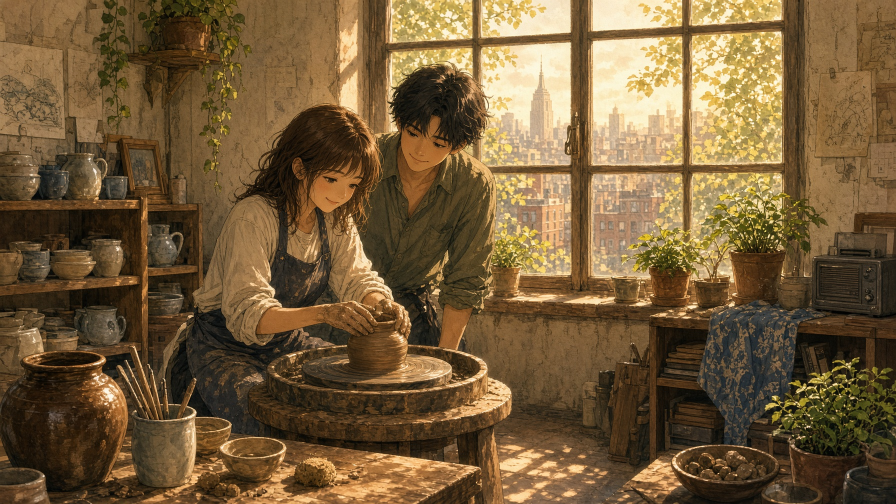
#> input picture jobs/ghost-movie-slideshow/images/scene_01.jpg, 1792 x 1008 px (shown at 1/2 size)
$ python dense_sfs2.py ../../jobs/ghost-movie-slideshow/images/scene_01.jpg ../../jobs/ghost-movie-slideshow/images/scene_02.jpg
#> lines starting #> are read from the running program, lines starting #| are printed output that depends on the picture; after the words box and inside, x2 and y2 are one past the last pixel; in counts of white or black regions, pixels touching at a corner belong together
"""Dense SfS v2 (a_4257): infer THROUGH speculars, not just mask.
 (1) normal inpainting: fill masked specular holes by harmonic/Poisson interpolation of
     surrounding valid normals (smooth car surface = well-posed boundary fill).
 (2) highlight-as-curvature cue: a specular streak's elongation encodes curvature —
     thin/long = low curvature along its axis; tight/round = high curvature. add as prior.
Validate RMSE vs GLB hood GT, compare to 0.41 baseline.

usage: python3 dense_sfs2.py <ref.jpg> <out_prefix> [x0 y0 x1 y1]
"""
import sys, json
import numpy as np
from PIL import Image

path, prefix = sys.argv[1], sys.argv[2]
hx0, hy0, hx1, hy1 = (float(a) for a in (sys.argv[3:7] if len(sys.argv) >= 7
                                         else (0.22, 0.55, 0.80, 0.75)))
im = Image.open(path).convert("RGB")
#> im is the input picture: PIL image 1792x1008 RGB; mean R, G, B 116.4, 92, 57.7
W, H = im.size
#> W = 1792; H = 1008
crop = im.crop((int(hx0*W), int(hy0*H), int(hx1*W), int(hy1*H)))
cw, ch = crop.size
#> cw = 1039; ch = 202
rgb = np.asarray(crop, float) / 255.0
lum = rgb @ [0.299, 0.587, 0.114]

mx = rgb.max(2); mn = rgb.min(2); sat = (mx-mn)/(mx+1e-6)
bright = lum > 0.90
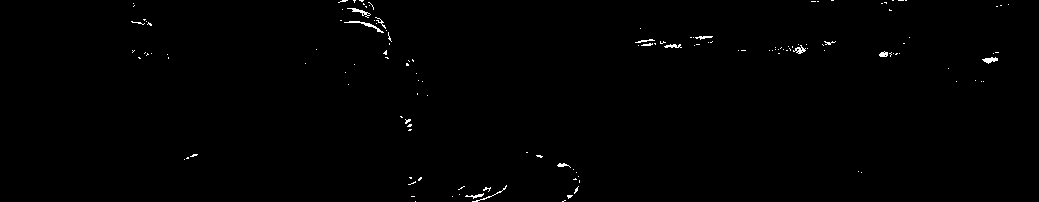
#> bright: shape (202, 1039) bool; 0.52% white in thin lines or dots, all inside (x1, y1, x2, y2) = (131, 0, 1009, 202)
colored = sat > 0.22
#> colored: shape (202, 1039) bool; 96% white; 298 black regions (259 under 20 px), largest, box (x1, y1, x2, y2) and area: (0, 65, 110, 142) 2790, (1009, 130, 1039, 202) 960, (108, 137, 164, 173) 609
mask_bad = bright | colored
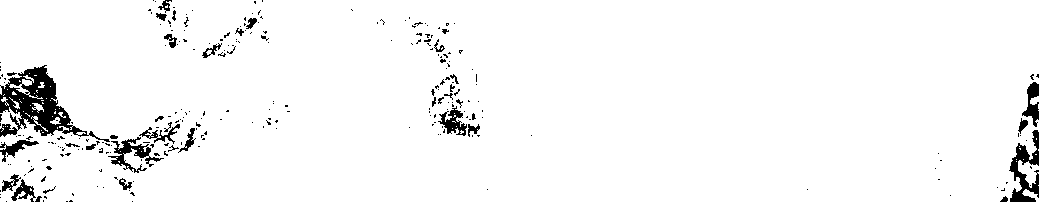
#> mask_bad: shape (202, 1039) bool; 96.1% white; 266 black regions (228 under 20 px), largest, box (x1, y1, x2, y2) and area: (0, 65, 110, 142) 2790, (1009, 130, 1039, 202) 960, (108, 137, 164, 173) 609

# ---------- (1) normal inpainting via harmonic (Laplace) solve ----------
gy, gx = np.gradient(lum)
s = 0.15
nx0, ny0, nz0 = -gx, -gy, np.full_like(lum, s)
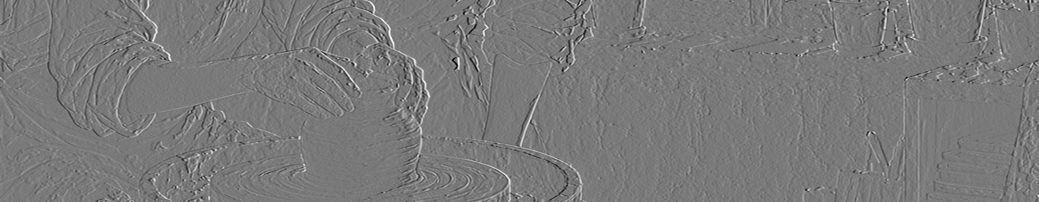
#> nx0: shape (202, 1039) float64; min -0.365, max 0.396, mean -6.24e-05; drawn with min black and max white
#> nz0: shape (202, 1039) float64; every value is 0.15
def harmonic_inpaint(field, bad, iters=400):
#> called with iters = 400
    a = field.copy()
    valid = ~bad
    a[bad] = np.mean(field[valid]) if valid.any() else 0.0
    for _ in range(iters):
        up=np.roll(a,1,0); dn=np.roll(a,-1,0); lf=np.roll(a,1,1); rt=np.roll(a,-1,1)
        lap=(up+dn+lf+rt)/4.0
        a[bad]=lap[bad]              # Dirichlet on valid, harmonic in holes
    return a
nx = harmonic_inpaint(nx0, mask_bad)
ny = harmonic_inpaint(ny0, mask_bad)
#> call 2 of harmonic_inpaint, with iters = 400
#> in harmonic_inpaint (call 2), `a[bad] = np.mean(field[valid]) if valid.any() else 0.0`:
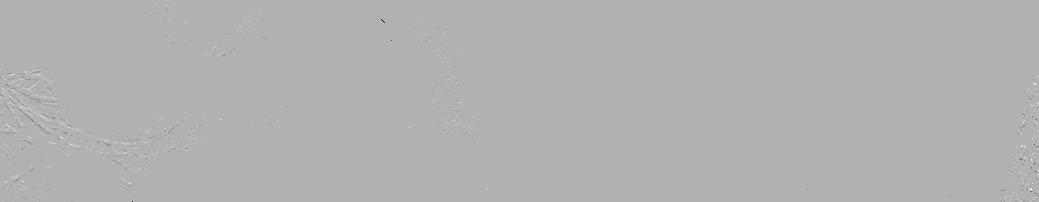
#> a: shape (202, 1039) float64; min -0.294, max 0.127, mean -0.000616; drawn with min black and max white
nz = np.full_like(lum, s)

# ---------- (2) highlight-curvature cue ----------
# find specular blobs, measure elongation (eigenratio of blob covariance) -> curvature prior.
from collections import deque
def blobs(mask):
    seen=np.zeros_like(mask,bool); out=[]
    ys,xs=np.where(mask)
    idx={}
    for y,x in zip(ys,xs): idx[(y,x)]=True
    for y,x in zip(ys,xs):
        if seen[y,x]: continue
        q=deque([(y,x)]); seen[y,x]=True; comp=[]
        while q:
            cy,cx=q.popleft(); comp.append((cy,cx))
            for dy,dx in ((1,0),(-1,0),(0,1),(0,-1)):
                ny_,nx_=cy+dy,cx+dx
                if 0<=ny_<ch and 0<=nx_<cw and mask[ny_,nx_] and not seen[ny_,nx_]:
                    seen[ny_,nx_]=True; q.append((ny_,nx_))
        if len(comp)>30: out.append(np.array(comp))
    return out
cue = 0.0; ncue = 0
for c in blobs(bright):
    p = c - c.mean(0)
    if len(p) < 5: continue
    cov = np.cov(p.T)
    ev = np.linalg.eigvalsh(cov)
    if ev[0] < 1e-6: continue
    elong = ev[1]/ev[0]          # >1 elongated=low curvature; ~1 round=high curvature
    cue += 1.0/elong; ncue += 1  # avg local curvature proxy
#> this loop made 10 passes
#> (cov, ev, elong, cue) on passes 1 to 10: ([[3.7, 7.94], [7.94, 26.97]], [1.25, 29.43], 23.61, 0.0424), ([[10.98, 30.79], [30.79, 109.2]], [2.13, 118.1], 55.52, 0.0604), ([[0.637, -1.58], [-1.58, 22.3]], [0.523, 22.41], 42.87, 0.0837), ([[0.883, -4.1], [-4.1, 29.07]], [0.298, 29.65], 99.62, 0.0937), ([[0.94, -1], [-1, 21.21]], [0.891, 21.26], 23.87, 0.136), ([[4.09, -0.0697], [-0.0697, 6.93]], [4.09, 6.93], 1.69, 0.726), ([[1.83, -0.498], [-0.498, 5.95]], [1.78, 6.01], 3.39, 1.02), ([[1.96, -1.39], [-1.39, 16.09]], [1.82, 16.23], 8.89, 1.13), ([[0.903, -0.226], [-0.226, 8.47]], [0.896, 8.48], 9.46, 1.24), ([[1.06, -2.41], [-2.41, 26.45]], [0.829, 26.67], 32.16, 1.27)
#> after the loop, cue = 1.27; ncue = 10
cue = cue/ncue if ncue else 0.0
#> cue = 0.127

# ---------- integrate (Frankot-Chellappa) ----------
p = -nx/(nz+1e-6); q = -ny/(nz+1e-6)
#> after `q = -ny / (nz + 1e-06)`:
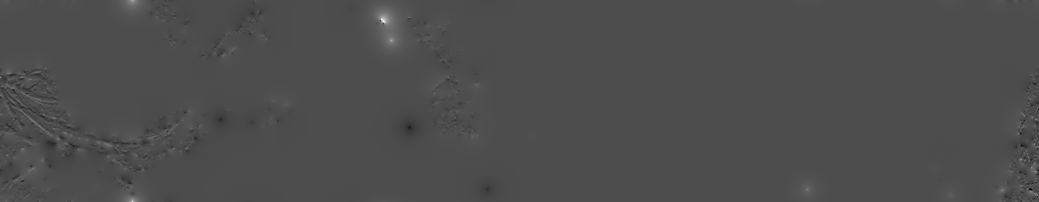
#> q: shape (202, 1039) float64; min -0.844, max 1.96, mean 0.00761; drawn with min black and max white
fy=np.fft.fftfreq(ch)[:,None]; fx=np.fft.fftfreq(cw)[None,:]
den=(2j*np.pi*fx)**2+(2j*np.pi*fy)**2; den[0,0]=1
Z=np.fft.ifft2((np.fft.fft2(p)*(2j*np.pi*fx)+np.fft.fft2(q)*(2j*np.pi*fy))/den).real
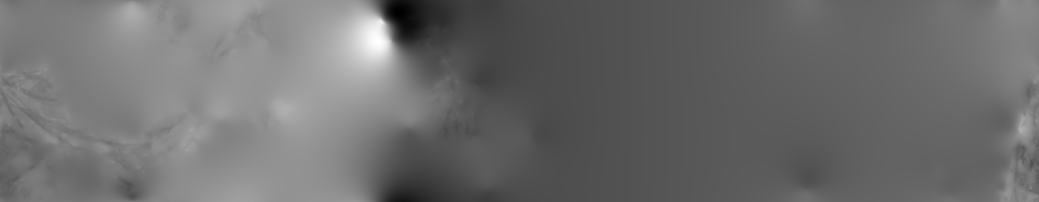
#> Z: shape (202, 1039) float64; min -4.13, max 5.47, mean 6.5e-18; drawn with min black and max white
Z-=Z.min(); Zm=Z/(Z.max()+1e-6)*0.12

# ---------- validate ----------
report={"crop_px":[cw,ch],"masked_frac":round(float(mask_bad.mean()),3),
        "highlight_curv_cue":round(float(cue),3),"n_highlight_blobs":ncue,
        "height_crown_m":round(float(Zm.max()),4),"baseline_rmse":0.41}
#> report = {'crop_px': [1039, 202], 'masked_frac': 0.961, 'highlight_curv_cue': 0.127, 'n_highlight_blobs': 10, 'height_crown_m': 0.12, 'baseline_rmse': 0.41}
try:
    gt=json.load(open("kong3d/refs/glb_hood_section.json"))
    prof=Zm[:,cw//2]; prof=prof/(prof.max()+1e-6)
    g=np.array(gt["centerline_norm"]); g=np.interp(np.linspace(0,1,len(prof)),np.linspace(0,1,len(g)),g)
    report["gt_rmse_norm"]=round(float(np.sqrt(np.mean((prof-g)**2))),4)
    report["improved"]=report["gt_rmse_norm"]<0.41
except Exception as e: report["gt_err"]=str(e)

Image.fromarray(((np.stack([nx,ny,nz],2)*0.5+0.5)*255).clip(0,255).astype(np.uint8)).save(f"{prefix}_normals.png")
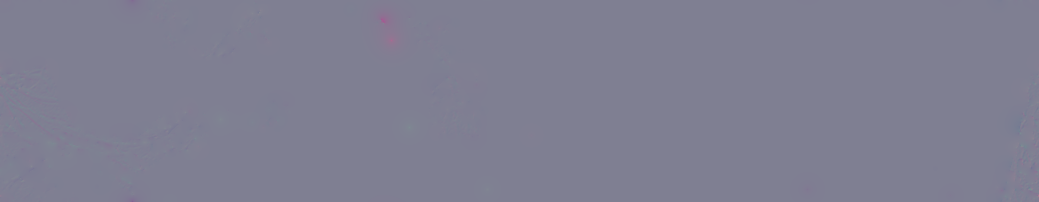
#> saved as scene_02.jpg_normals.png: PIL image 1039x202 RGB; mean R, G, B 127.1, 126.9, 146
Image.fromarray((Zm/Zm.max()*255).astype(np.uint8)).save(f"{prefix}_height.png")
json.dump({"report":report},open(f"{prefix}.json","w"),indent=1)
print("REPORT",json.dumps(report))
#> (printed output is left out)

$ run again, on jobs/ghost-movie-slideshow/images/scene_03.jpg
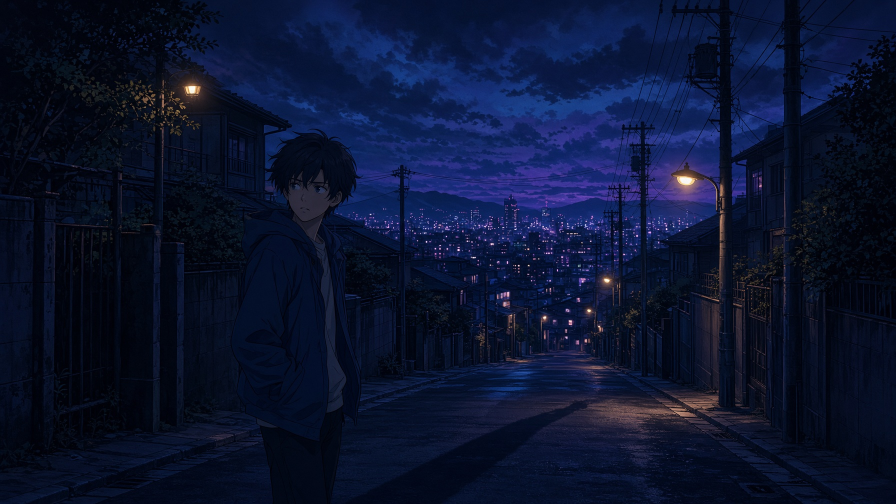
#> input picture jobs/ghost-movie-slideshow/images/scene_03.jpg, 1792 x 1008 px (shown at 1/2 size)
#> im is the input picture: PIL image 1792x1008 RGB; mean R, G, B 11, 19.6, 47.8
#> `bright = lum > 0.90`:
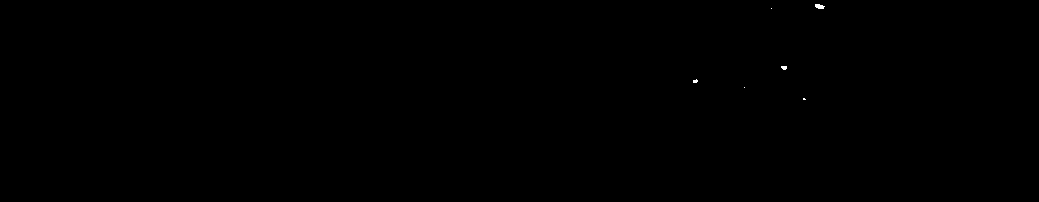
#> bright: shape (202, 1039) bool; 0.04% white; 6 white regions (4 under 20 px), largest, box (x1, y1, x2, y2) and area: (815, 4, 825, 9) 37, (781, 66, 787, 70) 20
#> colored: shape (202, 1039) bool; 99% white; black in thin lines or dots, all inside (x1, y1, x2, y2) = (460, 0, 1039, 201)
#> nz0: shape (202, 1039) float64; every value is 0.15
#> the loop `for c in blobs(bright):` made 1 pass
#> (cov, ev, elong, cue, ncue) on pass 1: ([[1.66, 1.27], [1.27, 6.49]], [1.35, 6.8], 5.04, 0.198, 1)
#> after the loop `for c in blobs(bright):`: cue = 0.198; ncue = 1
#> `Z=np.fft.ifft2((np.fft.fft2(p)*(2j*np.pi*fx)+np.fft.fft2(q)*(2j*np.pi*..`:
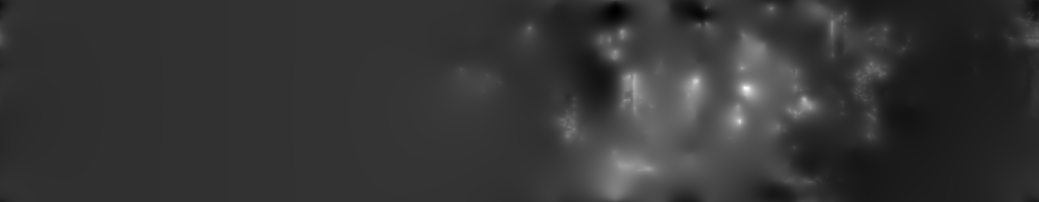
#> Z: shape (202, 1039) float64; min -3.76, max 14.11, mean -4.33e-18; drawn with min black and max white
#> report = {'crop_px': [1039, 202], 'masked_frac': 0.991, 'highlight_curv_cue': 0.198, 'n_highlight_blobs': 1, 'height_crown_m': 0.12, 'baseline_rmse': 0.41}
#> (printed output is left out)

$ run again, on jobs/ghost-movie-slideshow/images/scene_04.jpg
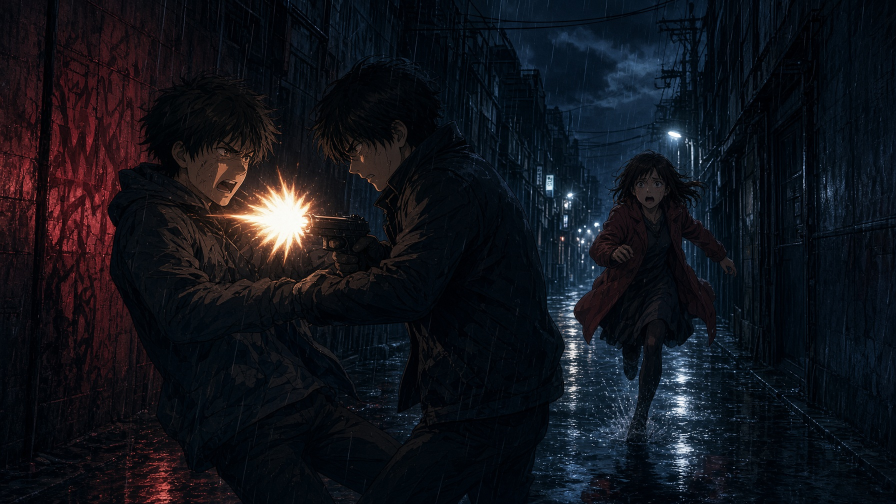
#> input picture jobs/ghost-movie-slideshow/images/scene_04.jpg, 1792 x 1008 px (shown at 1/2 size)
#> im is the input picture: PIL image 1792x1008 RGB; mean R, G, B 17.6, 19.7, 26.6
#> `bright = lum > 0.90`:
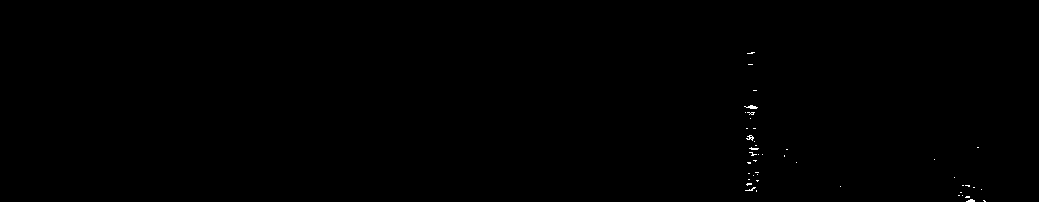
#> bright: shape (202, 1039) bool; 0.12% white in thin lines or dots, all inside (x1, y1, x2, y2) = (744, 52, 986, 202)
#> colored: shape (202, 1039) bool; 93.6% white; 595 black regions (511 under 20 px), largest, box (x1, y1, x2, y2) and area: (432, 97, 476, 202) 1025, (728, 127, 774, 168) 778, (224, 127, 284, 171) 597
#> mask_bad: shape (202, 1039) bool; 93.7% white; 600 black regions (516 under 20 px), largest, box (x1, y1, x2, y2) and area: (432, 97, 476, 202) 1025, (728, 127, 774, 168) 701, (224, 127, 284, 171) 597
#> nz0: shape (202, 1039) float64; every value is 0.15
#> after the loop `for c in blobs(bright):`: cue = 0
#> report = {'crop_px': [1039, 202], 'masked_frac': 0.937, 'highlight_curv_cue': 0, 'n_highlight_blobs': 0, 'height_crown_m': 0.12, 'baseline_rmse': 0.41}
#> `Image.fromarray(((np.stack([nx,ny,nz],2)*0.5+0.5)*255).clip(0,255).ast..`:
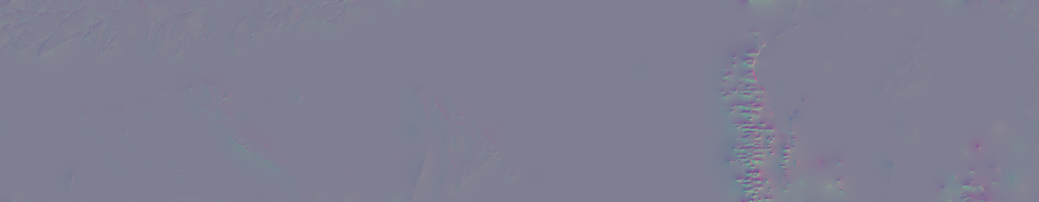
#> saved as scene_04.jpg_normals.png: PIL image 1039x202 RGB; mean R, G, B 127, 127.1, 146
#> (printed output is left out)

$ run again, on jobs/ghost-movie-slideshow/images/scene_05.jpg
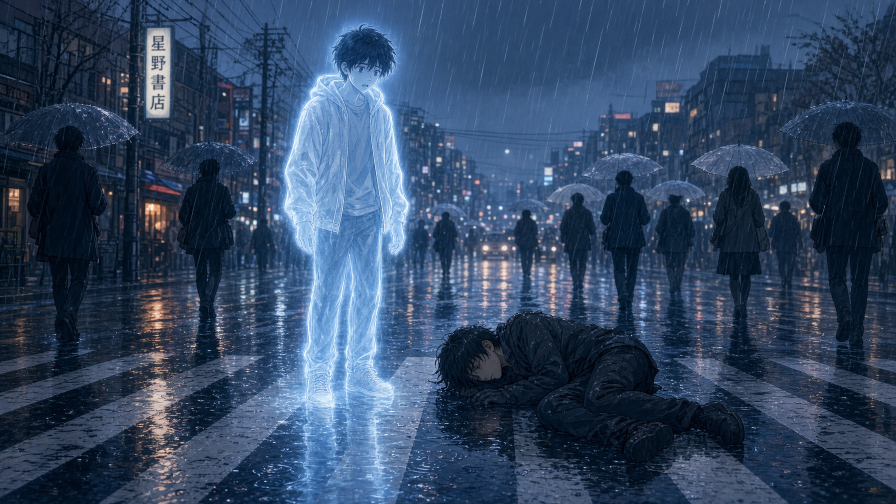
#> input picture jobs/ghost-movie-slideshow/images/scene_05.jpg, 1792 x 1008 px (shown at 1/2 size)
#> im is the input picture: PIL image 1792x1008 RGB; mean R, G, B 50.5, 71.4, 99.7
#> bright: shape (202, 1039) bool; 0.64% white in thin lines or dots, all inside (x1, y1, x2, y2) = (39, 0, 923, 202)
#> colored: shape (202, 1039) bool; 93.1% white; 385 black regions (282 under 20 px), largest, box (x1, y1, x2, y2) and area: (551, 127, 615, 202) 2444, (697, 0, 724, 78) 1034, (600, 0, 630, 46) 727
#> nz0: shape (202, 1039) float64; every value is 0.15
#> the loop `for c in blobs(bright):` made 10 passes
#> (cov, ev, elong, cue) on passes 1 to 6: ([[175.8, -33.32], [-33.32, 6.97]], [0.633, 182.1], 287.6, 0.00348), ([[515.8, -49.27], [-49.27, 6.76]], [2.03, 520.5], 255.9, 0.00738), ([[96.21, -15.65], [-15.65, 2.77]], [0.215, 98.76], 459.6, 0.00956), ([[37.44, -5.03], [-5.03, 0.856]], [0.176, 38.12], 216.2, 0.0142), ([[64.27, -9.47], [-9.47, 4.34]], [2.88, 65.73], 22.85, 0.058), ([[238.4, 20.04], [20.04, 2.52]], [0.832, 240.1], 288.4, 0.0614)
#> after the loop `for c in blobs(bright):`: cue = 0.227; ncue = 10
#> `cue = cue/ncue if ncue else 0.0`: cue = 0.0227
#> `Z=np.fft.ifft2((np.fft.fft2(p)*(2j*np.pi*fx)+np.fft.fft2(q)*(2j*np.pi*..`:
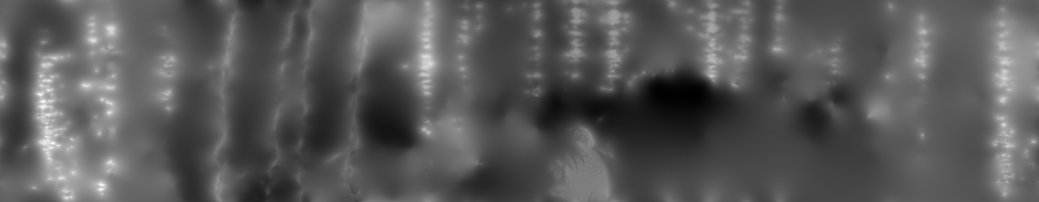
#> Z: shape (202, 1039) float64; min -5.04, max 9.43, mean 1.73e-17; drawn with min black and max white
#> report = {'crop_px': [1039, 202], 'masked_frac': 0.937, 'highlight_curv_cue': 0.023, 'n_highlight_blobs': 10, 'height_crown_m': 0.12, 'baseline_rmse': 0.41}
#> (printed output is left out)
